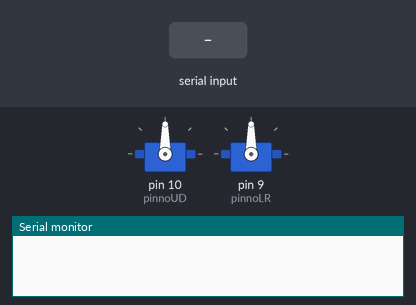
A sketch run on a simulated Arduino Uno, built with avr-gcc and run on an emulated ATmega328P. On the bench: 2 × servo, the last lines printed to the serial monitor. The inputs (shaded band) are chosen by the test bench.

Above: at 0.1 s.
At 2.2 s:
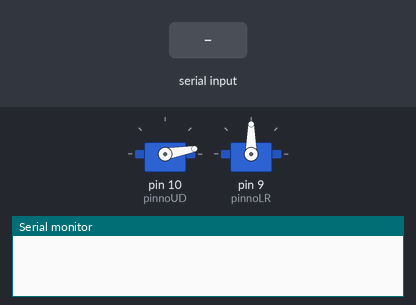
2.3 s: "UD130\n" received over Serial
At 3.7 s:
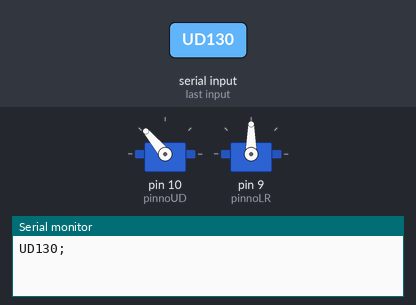
Timing chart, 0 to 5.3 s (numbered marks = the images above; inputs shaded):
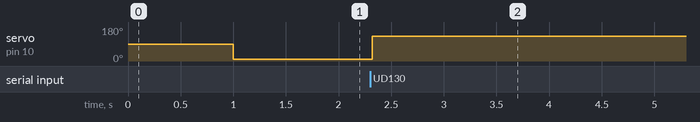

The sketch:

servoMultiduino.ino
```cpp
#include <Servo.h>

// Servo instance
Servo myservoLR; //Left Right Servo
Servo myservoUD; //Up Down Servo

// Define Servo Pin
int pinnoUD = 10;
int pinnoLR = 9;

// Initial & Limit Value
int posUD = 10; // Minimum Limit on Upper
int posLR = 90; // Init Center Position

String readString, selector, position, sbuffer;

int move;

void setup()
{
    // Serial Setup
    Serial.begin(9600); // initialize serial communications at 9600 bps:

    // Arduino Pin No.
    myservoUD.attach(pinnoUD);
    myservoLR.attach(pinnoLR);

    // wait 1sec
    delay(1000);

    // move to Initial Position
    myservoUD.write(posUD);
    myservoLR.write(posLR);
}

void loop() {

    while (Serial.available()) {
        if (Serial.available() >0) {
            char c = Serial.read();  //gets one byte from serial buffer
            readString += c; //makes the string readString

            // End Character
            if ( c == ';' ) break;
        }
        else delay(100);  //delay to allow buffer to fill
    }

    delay(10);  //delay to allow buffer to fill

    if (readString.length() >= 0) {
        // expect a string like "UD130" containing the two servo positions
        selector = readString.substring(0, 2); //get the first 2 characters like "UD"
        position = readString.substring(2, 5); //get the next 3 characters like "130"

        // check format position isnumber
        if ( position[0] >= '0' && position[0] <= '9'
          && position[1] >= '0' && position[1] <= '9'
          && position[2] >= '0' && position[2] <= '9')
        {
            //  check two bytes known code
            // "UD" is selcted UpDown Motor
            if ( selector[0] == 'U' && selector[1] == 'D' )
            {
                // Position Set
                posUD = position.toInt();
                // Run the motor
                myservoUD.write(posUD);

                // Return Used Value
                sbuffer=selector + position +';';
                Serial.print(sbuffer);
            }
            // "LR" is selcted LeftRight Motor
            else if ( selector[0] == 'L' && selector[1] == 'R' )
            {
                // Position Set
                posLR = position.toInt();
                // Run the motor
                myservoLR.write(posLR);

                // Return Used Value
                sbuffer=selector + position +';';
                Serial.print(sbuffer);
            }
        }

        // init buffer
        readString="";

        delay(10); //delay to allow buffer to fill

    }
}
```

Measured:
- after the input at 2.3 s, servo on pin 10 (pinnoUD): 10° → 130° at once
